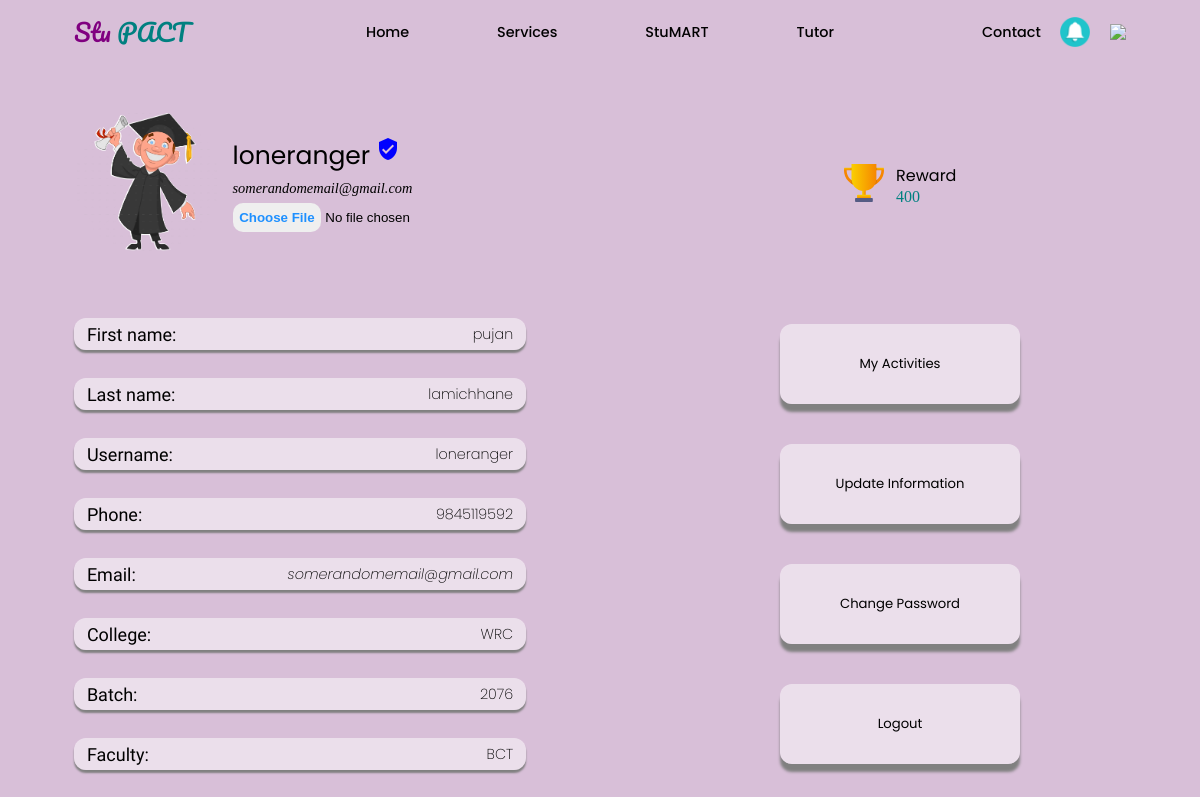
Before: /user/ (signed in) with the older database file.
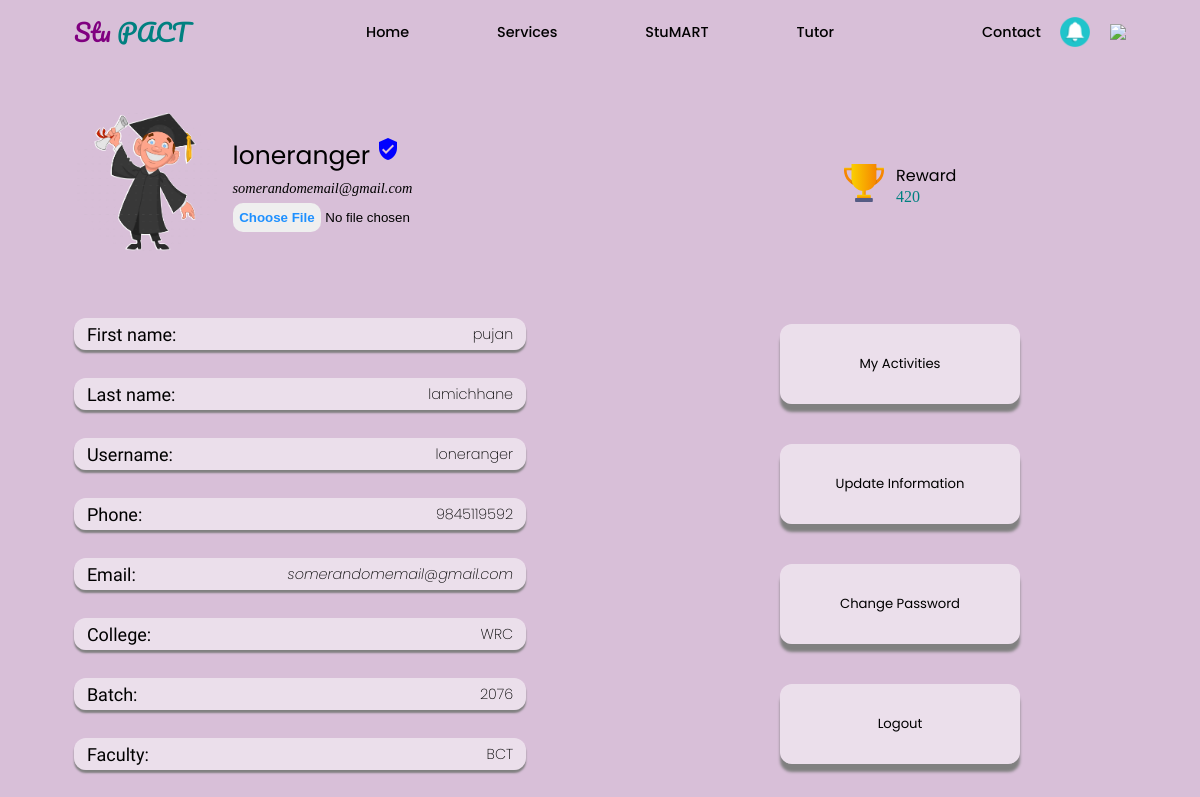
After: the same page with the newer database file.
### dataforstupact/models.py (models this page shows)
class mymodel(models.Model):
    first_name=models.CharField(max_length=30,blank=True)
    last_name=models.CharField(max_length=30,blank=True)
    username=models.CharField(max_length=30)
    password=models.CharField(max_length=20)
    email=models.EmailField(max_length=30)
    faculty=models.CharField(max_length=10,blank=True)
    batch=models.CharField(max_length=10,blank=True)
    image=models.ImageField(upload_to="",default="user.png")
    phonenumber=models.CharField(max_length=15,blank=True)
    reward=models.IntegerField(default=0,blank=True)
    verified=models.BooleanField(default=False,blank=True)

### stupact/views.py (the view, shortened to what this page needs)
# urls.py: path('user/',views.user,name="userbio"),
def user(request):
    allobjects=mymodel.objects.get(username=request.session["Username"])
    return render(request,"account.html",{"object":allobjects
    })

### templates/account.html (shortened to what this page needs)
{% include "navbar.html" %}
{% load static %}
<link rel="stylesheet" href="{% static 'account.css' %}">
    <div class="container">
        <div class="head">
            <div class="profile">
                <div class="person">
                {% if object.image == "" %}
            <img src="{% static 'user.png' %}" id="person" >
            {% else %}
            <img src="/media/{{object.image}}" id="person">
            {% endif %}
                </div>
                <div class="mininfo" style="position:relative;">
                    <div style="display:flex;"><p style="margin-bottom:2%;margin-right:0.5vw;font-size:25px;font-family: 'Poppins', sans-serif;">{{object.username}}</p>
                    {% if object.verified == False %}<button style="padding:1vh 0.8vw;border:0px;border-radius:12px;height: 5vh;" onclick="verify()">Verify account</button>{% else %}
                    <i id="verifyclose" class="material-icons" style="font-size:24px;color:blue;">verified_user</i>
                {% endif %}
                </div>
                    <p style="margin-bottom:2%; font-style: italic; font-size: 1.2vw;">{{object.email}}</p>
                    <form method="post" enctype="multipart/form-data"  >
                        <input type="file"  onchange="onpicchange()" name="img" accept="image/*">
                    </form>
                </div>
            </div>
            <div class="extras">
                <div class="reward">
                    <img src="{% static 'reward.svg' %}" alt="" id="reward">
                    <div style="margin-left: 1vw;">
                        <p style="font-family: 'Poppins', sans-serif;">Reward</p>
                        <p style="color:teal;">{{object.reward}}</p>
                    </div>
                </div>
            </div>
        </div>
        <div class="body">
            <div class="info">
                <div class="block">
                    <p class="a">First name:</p>
                    <p class="b">{{object.first_name}}</p>
                </div>
                <div class="block">
                    <p class="a">Last name:</p>
                    <p>{{object.last_name}}</p>
                </div>
                <div class="block">
                    <p class="a">Username:</p>
                    <p>{{object.username}}</p>
                </div>
                <div class="block">
                    <p class="a">Phone:</p>
                    <p>{{object.phonenumber}}</p>
                </div>
                <div class="block">
                    <p class="a">Email:</p>
                    <p style="font-style: italic ;">{{object.email}}</p>
                </div>
                <div class="block">
                    <p class="a">College:</p>
                    <p>WRC</p>
                </div>
                <div class="block">
                    <p class="a">Batch:</p>
                    <p>{{object.batch}}</p>
                </div>
                <div class="block">
                    <p class="a">Faculty:</p>
                    <p>{{object.faculty}}</p>
                </div>
            </div>
            <div class="main">
                <div class="store">
                    <button onclick="location.href='{% url 'productmenu' tabvalue='purchasehistory' %}'">My Activities</button>
                </div>
                <div class="update" onclick="location.href='{% url 'updateinfo' %}'">
                    <button>Update Information</button>
                </div>
                <div class="change" >
                    <button id="open"> Change Password</button>
                </div>
                <div class="logout">
                    <button onclick="openlogout()"> Logout</button>
                </div>
            </div>
        </div>
    </div>
</body>
</html>

Changed rows visible on the page:
changed mymodel "loneranger": reward "400" → "420"
